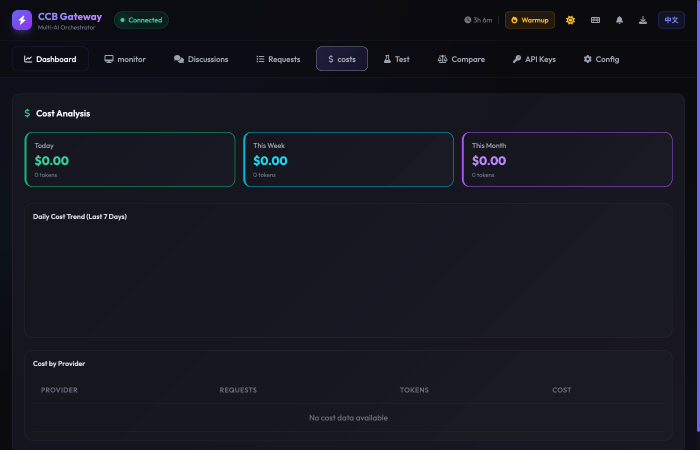
#> input picture screenshots/costs.png, 1400 x 900 px, found by its file name (shown at 1/2 size)
$ python create_composite.py
#> lines starting #> are read from the running program, lines starting #| are printed output that depends on the picture
#!/usr/bin/env python3
"""
Create a composite image showing v0.15 features
"""

from PIL import Image

# Load screenshots
costs = Image.open('/Users/leo/.local/share/codex-dual/screenshots/costs.png')
#> costs is the input picture: PIL image 1400x900 RGB; mean R, G, B 22.8, 23.3, 33.5
templates = Image.open('/Users/leo/.local/share/codex-dual/screenshots/templates.png')
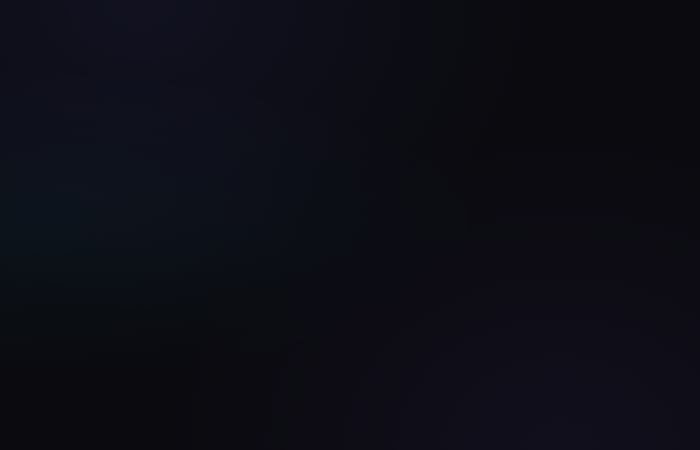
#> input picture screenshots/templates.png, 1400 x 900 px, found by its file name (shown at 1/2 size)
#> templates is the input picture: PIL image 1400x900 RGB; mean R, G, B 12.6, 13, 21.3
export_img = Image.open('/Users/leo/.local/share/codex-dual/screenshots/export.png')
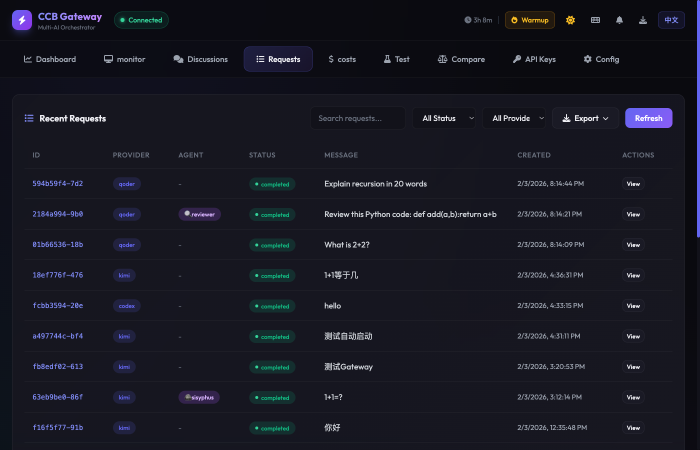
#> input picture screenshots/export.png, 1400 x 900 px, found by its file name (shown at 1/2 size)
#> export_img is the input picture: PIL image 1400x900 RGB; mean R, G, B 23.7, 24.4, 34.5

# Resize to 700px width (as shown in README)
width = 700
def resize_to_width(img, target_width):
#> called with target_width = 700
    ratio = target_width / img.width
#> ratio = 0.5
    new_height = int(img.height * ratio)
#> new_height = 450
    return img.resize((target_width, new_height), Image.Resampling.LANCZOS)

costs_small = resize_to_width(costs, width)
templates_small = resize_to_width(templates, width)
#> call 2 of resize_to_width, with target_width = 700
#> in resize_to_width (call 2), `return img.resize((target_width, new_height), Image.Resampling.LANCZOS)`:
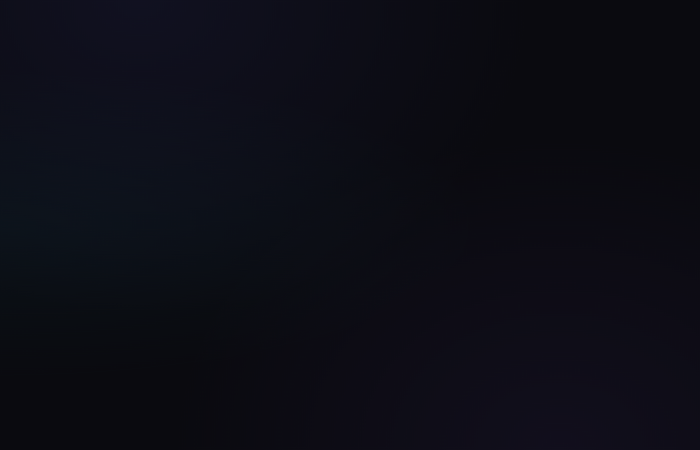
#> returned value: PIL image 700x450 RGB; mean R, G, B 12.4, 12.8, 21.2
export_small = resize_to_width(export_img, width)
#> call 3 of resize_to_width, with target_width = 700
#> in resize_to_width (call 3), `return img.resize((target_width, new_height), Image.Resampling.LANCZOS)`:
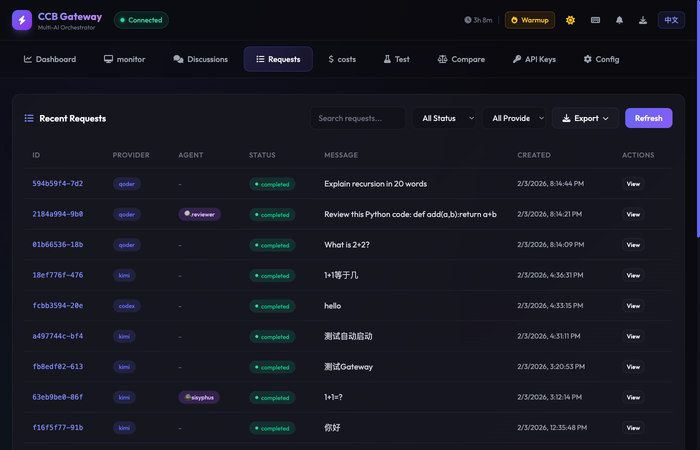
#> returned value: PIL image 700x450 RGB; mean R, G, B 23.6, 24.3, 34.3

# Create vertical composite
total_height = costs_small.height + templates_small.height + export_small.height + 40  # 20px spacing each
#> total_height = 1390
composite = Image.new('RGB', (width, total_height), (10, 10, 15))  # Dark background
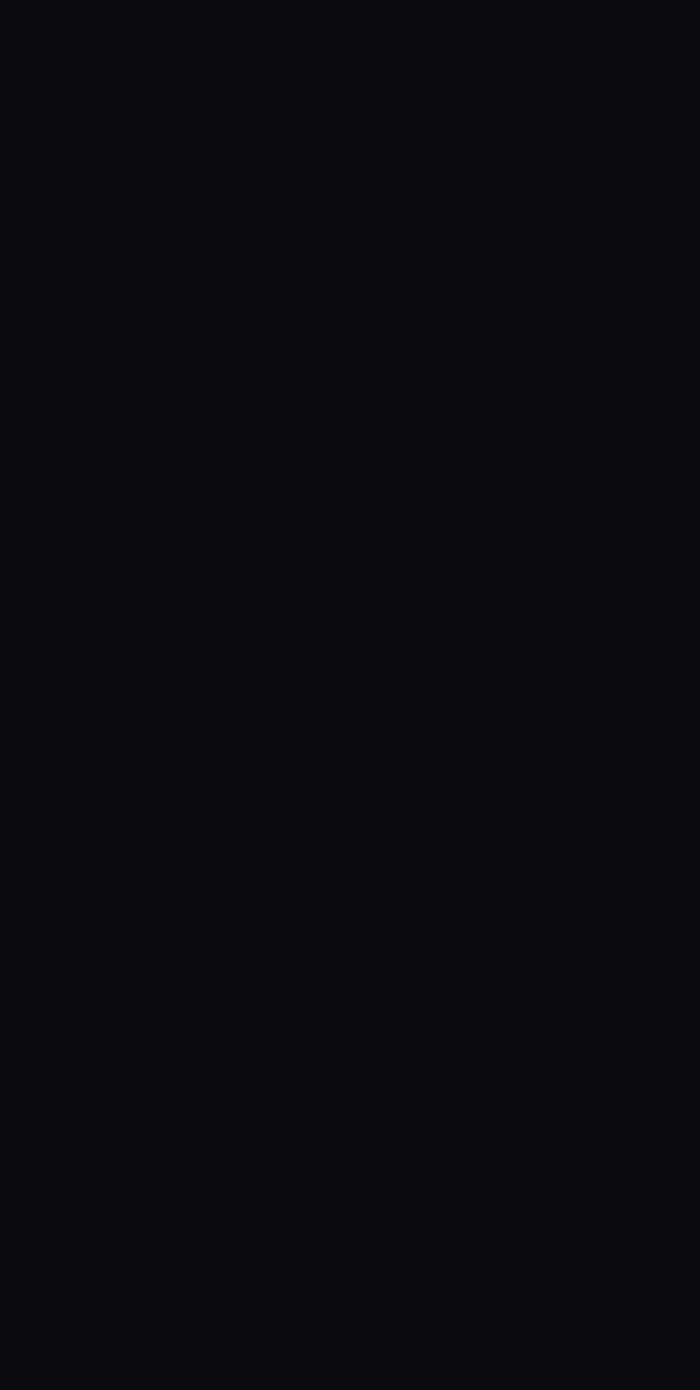
#> composite: PIL image 700x1390 RGB; mean R, G, B 10, 10, 15

# Paste images with spacing
y_offset = 0
composite.paste(costs_small, (0, y_offset))
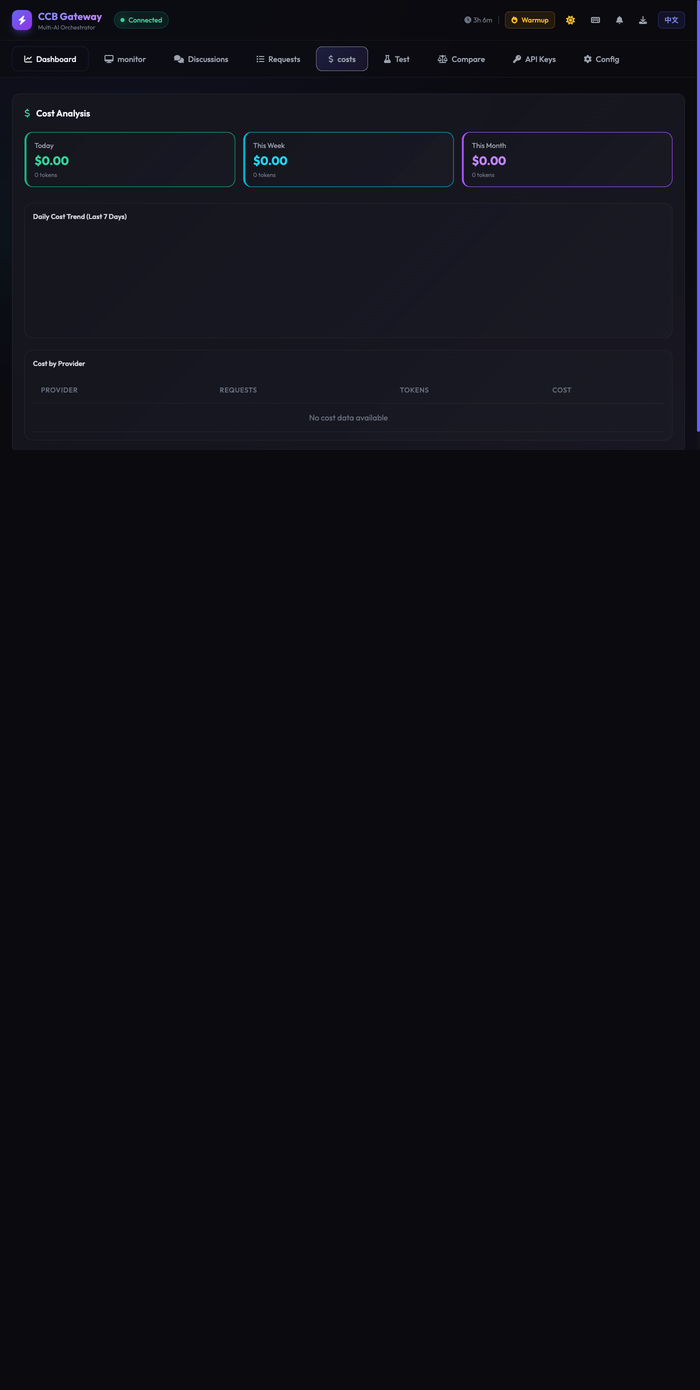
#> composite: PIL image 700x1390 RGB; mean R, G, B 14.1, 14.3, 20.9
y_offset += costs_small.height + 20
#> y_offset = 470

composite.paste(templates_small, (0, y_offset))
y_offset += templates_small.height + 20
#> y_offset = 940

composite.paste(export_small, (0, y_offset))
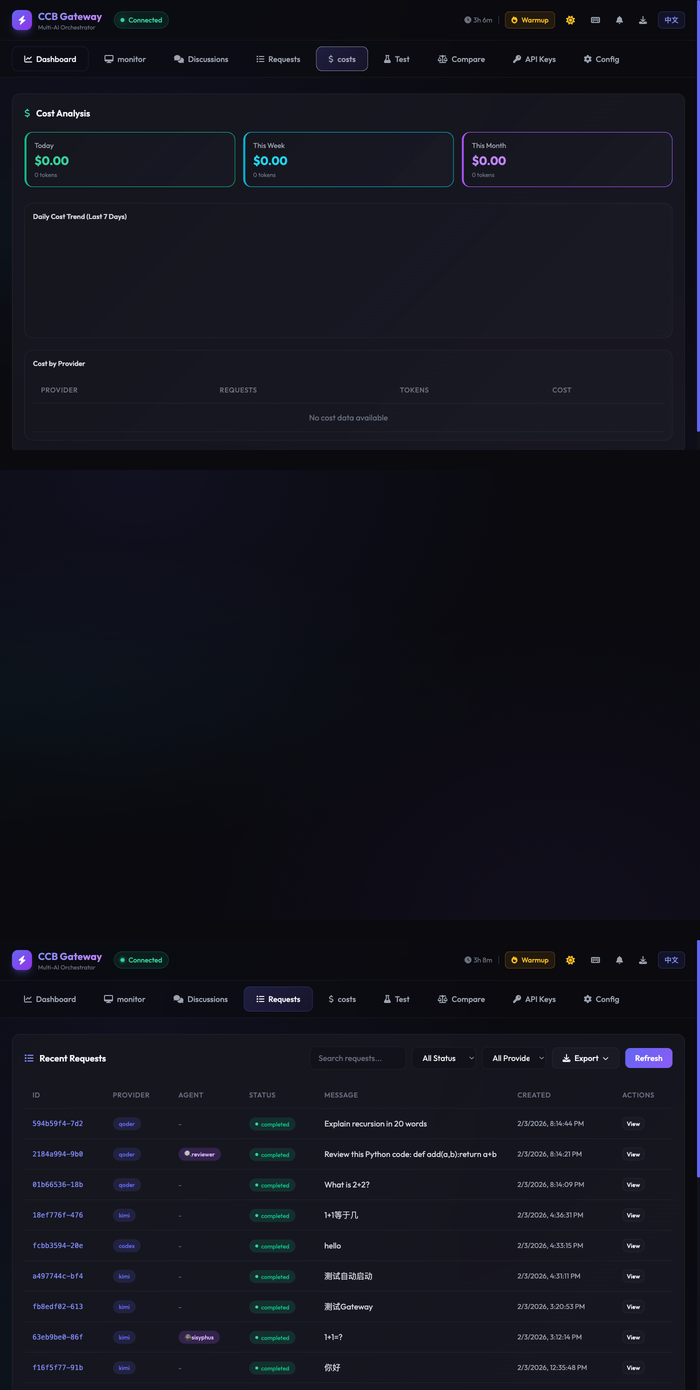
#> composite: PIL image 700x1390 RGB; mean R, G, B 19.3, 19.8, 29.2

# Save
output_path = '/Users/leo/.local/share/codex-dual/screenshots/webui-v015-features.png'
composite.save(output_path, optimize=True)
print(f"✅ Created composite image: {output_path}")
print(f"   Size: {composite.width}x{composite.height}")
#|    Size: 700x1390
